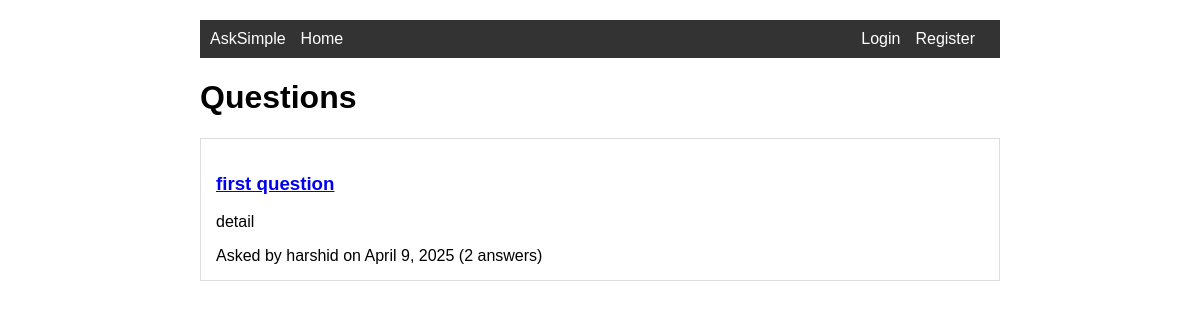
/, run on an earlier commit of the app's database.
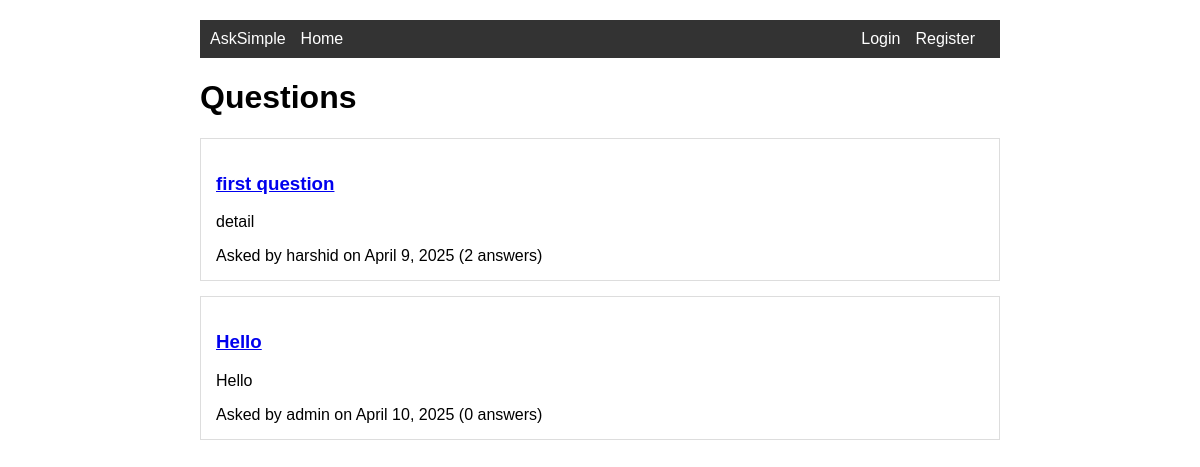
And on a later commit of the database.
### quora/models.py (models this page shows, shortened)
class Question(models.Model):
    title = models.CharField(max_length=200)
    content = models.TextField()
    author = models.ForeignKey(User, on_delete=models.CASCADE)
    created_at = models.DateTimeField(auto_now_add=True)
    updated_at = models.DateTimeField(auto_now=True)

class User(AbstractUser):
    email = models.EmailField(unique=True)
    date_joined = models.DateTimeField(auto_now_add=True)
    updated_at = models.DateTimeField(auto_now=True)

### quora/views.py (the view)
# urls.py: path("", views.home, name="home"),
def home(request):
    return render(request, "quora/home.html", {"questions": Question.objects.all()})

### quora/templates/quora/home.html
{% extends 'quora/base.html' %}
{% block content %}
<h1>Questions</h1>
{% for question in questions %}
<div class="card">
    <h3>
        <a href="{% url 'quora:question_detail' question.pk %}">
            {{ question.title }}
        </a>
    </h3>
    <p>{{ question.content|truncatewords:50 }}</p>
    <div>
        Asked by {{ question.author.username }} on {{ question.created_at|date }}
        <span>({{ question.answers.count }} answers)</span>
    </div>
</div>
{% empty %}
<div class="alert">
    No questions have been asked yet.
</div>
{% endfor %}
{% endblock %}

What changed in the data, as far as the page shows it:
added Question: title "Hello", content "Hello", author.username "admin", created_at "April 10, 2025", answers.count "0"
